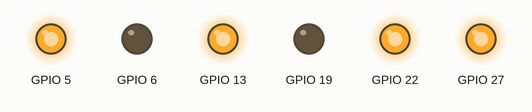
The program below on a simulated Raspberry Pi (BCM pin numbers). On the bench: output pins drawn as LEDs (lit = HIGH). What the program prints to the terminal is not drawn. At 2.0 s the program stops and its outputs stay as they are.

Above: at 0.1 s.
At 1.1 s:
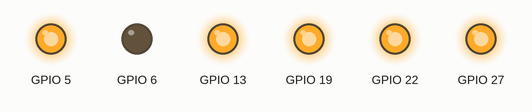
At 1.6 s:
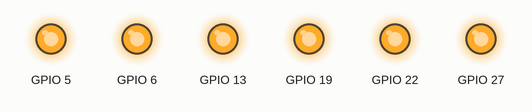
At 2.1 s:
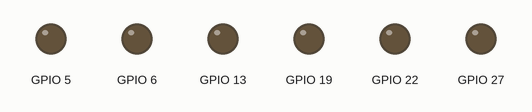
Timing chart, 0 to 3.5 s (numbered marks = the images above):
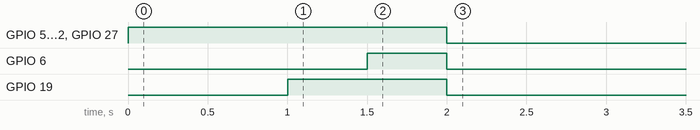

Measured:
- by itself, GPIO 5, GPIO 13, GPIO 22, GPIO 27: LOW → HIGH at 0.00 s, → LOW 2.0 s later
- by itself, GPIO 6: LOW → HIGH at 1.5 s, → LOW 0.50 s later
- by itself, GPIO 19: LOW → HIGH at 1.0 s, → LOW 1.0 s later

The program:

motor2_toshiba.py
```python
#!/usr/bin/python
# -*- coding: utf-8 -*-
import time
import sys
import argparse
import RPi.GPIO as GPIO

GPIO.setmode(GPIO.BCM)

class mdriver:
    def __init__(self, pwm, in1, in2):
         # GPIO setup
         #GPIO.setmode(GPIO.BCM)
         GPIO.setup(pwm, GPIO.OUT)
         GPIO.setup(in1, GPIO.OUT)
         GPIO.setup(in2, GPIO.OUT)
         # Pin setup
         self.in1 = in1
         self.in2 = in2
         self.p = GPIO.PWM(pwm, 50)

    def drive(self, speed):
         if speed > 0:
                GPIO.output(self.in1, 1)
                GPIO.output(self.in2, 0)
                self.p.start(speed)
         if speed < 0:
                GPIO.output(self.in1, 0)
                GPIO.output(self.in2, 1)
                self.p.start(-speed)
         if speed == 0:
                GPIO.output(self.in1, 0)
                GPIO.output(self.in2, 0)

    def brake(self):
           GPIO.output(self.in1, 1)
           GPIO.output(self.in2, 1)
           time.sleep(0.5)

    def cleanup(self):
           self.brake()
           GPIO.cleanup()

def main(direction, speed, duration):
    d1 = mdriver(22, 13, 19)
    d2 = mdriver(27, 5, 6)

    print('Move %s %s speed %s seconds' % (direction, speed, duration))
    speed   =int(speed)
    duration=int(duration)
    if direction == "f":
        d1.drive(speed)
        d2.drive(speed)
    elif direction == "r":
        d1.drive(-speed)
        d2.drive(speed)
    elif direction == "l":
        d1.drive(speed)
        d2.drive(-speed)
    elif direction == "b":
        d1.drive(-speed)
        d2.drive(-speed)
    time.sleep(duration)
    d1.brake()
    d2.brake()
    GPIO.cleanup()

if __name__ == "__main__":
    parser = argparse.ArgumentParser()
    parser.add_argument('direction', nargs='?', default="f", help='Direction of the movement: f, r, l, b')
    parser.add_argument('speed', nargs='?', default="100", help='Speed from -100 to 100')
    parser.add_argument('duration', nargs='?', default="1", help='Duration of motor time')
    args = parser.parse_args()
    result = main(args.direction, args.speed, args.duration)
```
